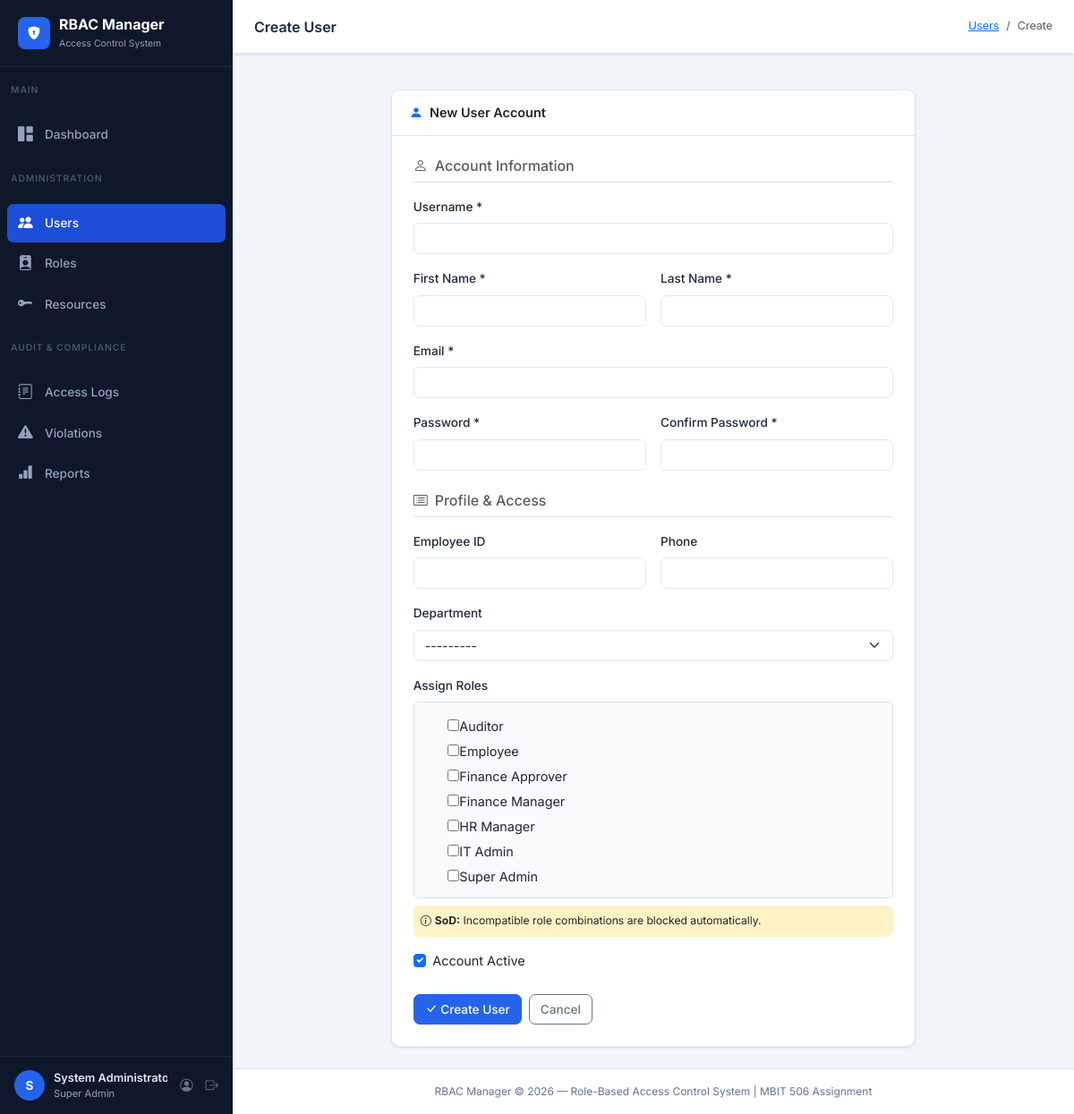
The app's page /users/create/ (signed in) with its own data.
### accounts/models.py (models this page shows, shortened)
class Role(models.Model):
    name               = models.CharField(max_length=100, unique=True)
    description        = models.TextField(blank=True)
    permissions        = models.ManyToManyField(Permission, blank=True, related_name='roles')
    incompatible_roles = models.ManyToManyField('self', blank=True, symmetrical=True)
    is_active          = models.BooleanField(default=True)
    created_at         = models.DateTimeField(auto_now_add=True)
    updated_at         = models.DateTimeField(auto_now=True)
    class Meta:
        ordering = ['name']
    def __str__(self):
        return self.name

### accounts/views.py (the view, shortened to what this page needs)
# urls.py: path('users/create/',           views.user_create, name='user_create'),
@login_required
@require_permission('User Management', 'CREATE')
def user_create(request):
    form = UserCreateForm(request.POST or None)
    departments = Department.objects.all()
    roles_by_resource = _roles_grouped()
    return render(request, 'accounts/users/form.html', {
        'form': form, 'action': 'Create', 'departments': departments,
        'roles_by_resource': roles_by_resource,
    })

### accounts/context_processors.py (called while the page is built, shortened)
def rbac_context(request):
    if not request.user.is_authenticated:
        return {}
    ctx = {'is_superuser': request.user.is_superuser}
    if request.user.is_superuser:
        ctx['user_perms'] = {'ALL': True}
        ctx['open_violations'] = ViolationLog.objects.filter(is_resolved=False).count()
    return ctx

### accounts/models.py (called while the page is built)
    def __str__(self):
        return self.name

### accounts/views.py (called while the page is built)
def _roles_grouped():
    return Role.objects.filter(is_active=True)

### templates/accounts/users/form.html (shortened to what this page needs)
{% extends 'base.html' %}
{% block page_title %}{{ action }} User{% endblock %}
{% block breadcrumb %}
<li class="breadcrumb-item"><a href="{% url 'accounts:user_list' %}">Users</a></li>
<li class="breadcrumb-item active">{{ action }}</li>
{% endblock %}
{% block content %}
<div class="row justify-content-center"><div class="col-lg-8">
<div class="card">
  <div class="card-header"><i class="bi bi-person-fill me-2 text-primary"></i>{% if action == "Create" %}New User Account{% else %}Edit: {{ target_user.username }}{% endif %}</div>
  <div class="card-body p-4">
    <form method="post" novalidate>
      <h6 class="fw-700 text-muted mb-3 border-bottom pb-2"><i class="bi bi-person me-2"></i>Account Information</h6>
      {% if action == "Create" %}
      <div class="mb-3"><label class="form-label">Username *</label>{{ form.username }}{% if form.username.errors %}<div class="text-danger mt-1 small">{{ form.username.errors.0 }}</div>{% endif %}</div>
      {% endif %}
      <div class="row g-3 mb-3">
        <div class="col-md-6"><label class="form-label">First Name *</label>{{ form.first_name }}</div>
        <div class="col-md-6"><label class="form-label">Last Name *</label>{{ form.last_name }}</div>
      </div>
      <div class="mb-3"><label class="form-label">Email *</label>{{ form.email }}</div>
      {% if action == "Create" %}
      <div class="row g-3 mb-4">
        <div class="col-md-6"><label class="form-label">Password *</label>{{ form.password1 }}{% if form.password1.errors %}<div class="text-danger mt-1 small">{{ form.password1.errors.0 }}</div>{% endif %}</div>
        <div class="col-md-6"><label class="form-label">Confirm Password *</label>{{ form.password2 }}{% if form.password2.errors %}<div class="text-danger mt-1 small">{{ form.password2.errors.0 }}</div>{% endif %}</div>
      </div>
      {% else %}
      <div class="mb-4"><label class="form-label">New Password <span class="text-muted">(leave blank to keep current)</span></label>{{ form.new_password }}</div>
      {% endif %}
      <h6 class="fw-700 text-muted mb-3 border-bottom pb-2 mt-2"><i class="bi bi-card-list me-2"></i>Profile & Access</h6>
      <div class="row g-3 mb-3">
        <div class="col-md-6"><label class="form-label">Employee ID</label>{{ form.employee_id }}</div>
        <div class="col-md-6"><label class="form-label">Phone</label>{{ form.phone }}</div>
      </div>
      <div class="mb-3"><label class="form-label">Department</label>{{ form.department }}</div>
      <div class="mb-3">
        <label class="form-label fw-600">Assign Roles</label>
        <div class="p-3 border rounded" style="background:#f8fafc;max-height:220px;overflow-y:auto;">
          {% for choice in form.roles %}
          <div class="form-check mb-1">{{ choice.tag }}<label class="form-check-label" for="{{ choice.id_for_label }}">{{ choice.choice_label }}</label></div>
          {% endfor %}
        </div>
        <div class="mt-2 p-2 rounded" style="background:#fef3c7;font-size:.76rem;"><i class="bi bi-info-circle me-1"></i><strong>SoD:</strong> Incompatible role combinations are blocked automatically.</div>
      </div>
      <div class="mb-4 form-check">{{ form.is_active }} <label class="form-check-label">Account Active</label></div>
      <div class="d-flex gap-2">
        <button type="submit" class="btn btn-primary"><i class="bi bi-check-lg me-1"></i>{{ action }} User</button>
        <a href="{% url 'accounts:user_list' %}" class="btn btn-outline-secondary">Cancel</a>
      </div>
    </form>
  </div>
</div>
</div></div>
{% endblock %}

### templates/base.html (shortened to what this page needs)
{% load static rbac_tags %}
<!DOCTYPE html>
<html lang="en">
<head>
  <link href="https://cdn.jsdelivr.net/npm/bootstrap@5.3.2/dist/css/bootstrap.min.css" rel="stylesheet">
  <link href="https://cdn.jsdelivr.net/npm/bootstrap-icons@1.11.3/font/bootstrap-icons.min.css" rel="stylesheet">
  <link href="{% static 'css/style.css' %}" rel="stylesheet">
</head>
<body>
<aside class="sidebar">
  <a href="{% url 'accounts:dashboard' %}" class="sidebar-brand">
    <div class="brand-icon"><i class="bi bi-shield-lock-fill text-white"></i></div>
    <div class="brand-text">RBAC Manager<br><span class="brand-sub">Access Control System</span></div>
  </a>
  <p class="sidebar-section">Main</p>
  <ul class="sidebar-nav">
    <li class="nav-item">
      <a href="{% url 'accounts:dashboard' %}" class="nav-link {% if request.resolver_match.url_name == 'dashboard' %}active{% endif %}">
        <i class="bi bi-grid-1x2-fill nav-icon"></i> Dashboard
      </a>
    </li>
  </ul>
  {% if is_superuser or request.user|has_perm:'User Management:VIEW' or request.user|has_perm:'Role Management:VIEW' or request.user|has_perm:'Resource Management:VIEW' %}
  <p class="sidebar-section">Administration</p>
  <ul class="sidebar-nav">
    {% if is_superuser or request.user|has_perm:'User Management:VIEW' %}
    <li class="nav-item">
      <a href="{% url 'accounts:user_list' %}" class="nav-link {% if 'user' in request.resolver_match.url_name %}active{% endif %}">
        <i class="bi bi-people-fill nav-icon"></i> Users
      </a>
    </li>
    {% endif %}
    {% if is_superuser or request.user|has_perm:'Role Management:VIEW' %}
    <li class="nav-item">
      <a href="{% url 'accounts:role_list' %}" class="nav-link {% if 'role' in request.resolver_match.url_name %}active{% endif %}">
        <i class="bi bi-person-badge-fill nav-icon"></i> Roles
      </a>
    </li>
    {% endif %}
    {% if is_superuser or request.user|has_perm:'Resource Management:VIEW' %}
    <li class="nav-item">
      <a href="{% url 'accounts:resource_list' %}" class="nav-link {% if 'resource' in request.resolver_match.url_name %}active{% endif %}">
        <i class="bi bi-key-fill nav-icon"></i> Resources
      </a>
    </li>
    {% endif %}
  </ul>
  {% endif %}
  {% if is_superuser or request.user|has_perm:'Access Logs:VIEW' or request.user|has_perm:'Violation Reports:VIEW' %}
  <p class="sidebar-section">Audit &amp; Compliance</p>
  <ul class="sidebar-nav">
    {% if is_superuser or request.user|has_perm:'Access Logs:VIEW' %}
    <li class="nav-item">
      <a href="{% url 'accounts:access_logs' %}" class="nav-link {% if request.resolver_match.url_name == 'access_logs' %}active{% endif %}">
        <i class="bi bi-journal-text nav-icon"></i> Access Logs
      </a>
    </li>
    {% endif %}
    {% if is_superuser or request.user|has_perm:'Violation Reports:VIEW' %}
    <li class="nav-item">
      <a href="{% url 'accounts:violation_logs' %}" class="nav-link {% if request.resolver_match.url_name == 'violation_logs' %}active{% endif %}">
        <i class="bi bi-exclamation-triangle-fill nav-icon"></i>
        Violations
      </a>
    </li>
    {% endif %}
    {% if is_superuser or request.user|has_perm:'Access Logs:VIEW' %}
    <li class="nav-item">
      <a href="{% url 'accounts:reports' %}" class="nav-link {% if request.resolver_match.url_name == 'reports' %}active{% endif %}">
        <i class="bi bi-bar-chart-fill nav-icon"></i> Reports
      </a>
    </li>
    {% endif %}
  </ul>
  {% endif %}
  <div class="sidebar-user mt-auto">
    <div class="user-avatar">{{ request.user.username|first|upper }}</div>
    <div class="user-info">
      <div class="user-name">{{ request.user.get_full_name|default:request.user.username }}</div>
      <div class="user-role">
        {% if is_superuser %}Super Admin{% else %}
          {% with request.user.profile.roles.first as role %}{{ role.name|default:"No role" }}{% endwith %}
        {% endif %}
      </div>
    </div>
    <a href="{% url 'accounts:my_profile' %}" class="text-secondary ms-1" title="My Profile">
      <i class="bi bi-person-circle"></i>
    </a>
    <a href="{% url 'accounts:logout' %}" class="text-secondary ms-1" title="Log out">
      <i class="bi bi-box-arrow-right"></i>
    </a>
  </div>
</aside>
<div class="main-wrapper">
  <header class="topbar">
    <div class="page-title">{% block page_title %}Dashboard{% endblock %}</div>
    <nav aria-label="breadcrumb">
      <ol class="breadcrumb mb-0">{% block breadcrumb %}<li class="breadcrumb-item active">Home</li>{% endblock %}</ol>
    </nav>
  </header>
  <div class="px-4 pt-3">
  </div>
  <main class="content-area">
    {% block content %}{% endblock %}
  </main>
  <footer class="text-center py-3 text-muted-sm border-top" style="font-size:.75rem;background:#fff;">
    RBAC Manager &copy; 2026 — Role-Based Access Control System | MBIT 506 Assignment
  </footer>
</div>
</body>
</html>

### static/css/style.css (style rules this page uses)
:root { --sidebar-bg: #0f172a; --sidebar-hover: #1e293b; --sidebar-active: #1d4ed8; --sidebar-text: #94a3b8; --sidebar-active-text: #ffffff; --sidebar-width: 260px; --top-bar-height: 60px; --body-bg: #f1f5f9; --card-bg: #ffffff; --primary: #2563eb; --primary-dark: #1d4ed8; --success: #16a34a; --warning: #d97706; --danger: #dc2626; --text-main: #1e293b; --text-muted: #64748b; --border-color: #e2e8f0; --radius: 10px; --shadow: 0 1px 3px rgba(0,0,0,.08), 0 1px 2px rgba(0,0,0,.04); --shadow-md: 0 4px 6px -1px rgba(0,0,0,.1), 0 2px 4px -1px rgba(0,0,0,.06); }
* { box-sizing: border-box; }
body { background: var(--body-bg); color: var(--text-main); font-family: 'Inter', system-ui, sans-serif; font-size: 0.9rem; margin: 0; }
.sidebar { position: fixed; top: 0; left: 0; bottom: 0; width: var(--sidebar-width); background: var(--sidebar-bg); display: flex; flex-direction: column; overflow-y: auto; z-index: 200; transition: width .25s ease; }
.sidebar-brand { display: flex; align-items: center; gap: 10px; padding: 18px 20px; border-bottom: 1px solid rgba(255,255,255,.07); text-decoration: none; }
.sidebar-brand .brand-icon { width: 36px; height: 36px; background: var(--primary); border-radius: 8px; display: flex; align-items: center; justify-content: center; flex-shrink: 0; }
.sidebar-brand .brand-text { font-size: 1rem; font-weight: 700; color: #fff; line-height: 1.2; }
.sidebar-brand .brand-sub { font-size: .65rem; color: var(--sidebar-text); font-weight: 400; }
.sidebar-section { padding: 18px 12px 4px; font-size: .65rem; text-transform: uppercase; letter-spacing: .08em; color: #475569; font-weight: 600; }
.sidebar-nav { padding: 0 8px; list-style: none; margin: 0; }
.sidebar-nav .nav-item { margin-bottom: 2px; }
.sidebar-nav .nav-link { display: flex; align-items: center; gap: 10px; padding: 9px 12px; border-radius: 7px; color: var(--sidebar-text); text-decoration: none; font-size: .85rem; font-weight: 500; transition: background .15s, color .15s; }
.sidebar-nav .nav-link.active { background: var(--sidebar-active); color: var(--sidebar-active-text); }
.sidebar-nav .nav-link .nav-icon { font-size: 1.05rem; width: 20px; flex-shrink: 0; }
.sidebar-user { margin-top: auto; padding: 14px 16px; border-top: 1px solid rgba(255,255,255,.07); display: flex; align-items: center; gap: 10px; }
.sidebar-user .user-avatar { width: 34px; height: 34px; background: var(--primary); border-radius: 50%; display: flex; align-items: center; justify-content: center; font-weight: 700; color: #fff; font-size: .85rem; flex-shrink: 0; }
.sidebar-user .user-info { flex: 1; min-width: 0; }
.sidebar-user .user-name { font-size: .8rem; font-weight: 600; color: #e2e8f0; truncate: ellipsis; white-space: nowrap; overflow: hidden; }
.sidebar-user .user-role { font-size: .7rem; color: var(--sidebar-text); }
.main-wrapper { margin-left: var(--sidebar-width); min-height: 100vh; display: flex; flex-direction: column; }
.topbar { height: var(--top-bar-height); background: var(--card-bg); border-bottom: 1px solid var(--border-color); display: flex; align-items: center; padding: 0 24px; gap: 16px; position: sticky; top: 0; z-index: 100; box-shadow: var(--shadow); }
.topbar .page-title { font-size: 1rem; font-weight: 600; color: var(--text-main); flex: 1; }
.topbar .breadcrumb { margin: 0; font-size: .78rem; }
.content-area { padding: 24px; flex: 1; }
.card { background: var(--card-bg); border: 1px solid var(--border-color); border-radius: var(--radius); box-shadow: var(--shadow); }
.card-header { border-bottom: 1px solid var(--border-color); background: transparent; padding: 14px 20px; font-weight: 600; }
.btn { border-radius: 7px; font-weight: 500; font-size: .85rem; }
.btn-primary { background: var(--primary); border-color: var(--primary); }
.form-control, .form-select { border-radius: 7px; border: 1px solid var(--border-color); font-size: .88rem; }
.form-label { font-weight: 500; font-size: .85rem; color: var(--text-main); }
.text-muted-sm { font-size: .75rem; color: var(--text-muted); }

### records on screen
Role: choice_label "Auditor"
Role: choice_label "Employee"
Role: choice_label "Finance Approver"
Role: choice_label "Finance Manager"
Role: choice_label "HR Manager"
Role: choice_label "IT Admin"
Role: choice_label "Super Admin"

### other values on screen
{{ request.user.username|first|upper }} "S"
{{ request.user.get_full_name|default:request.user.username }} "System…"
{{ action }} "Create"
